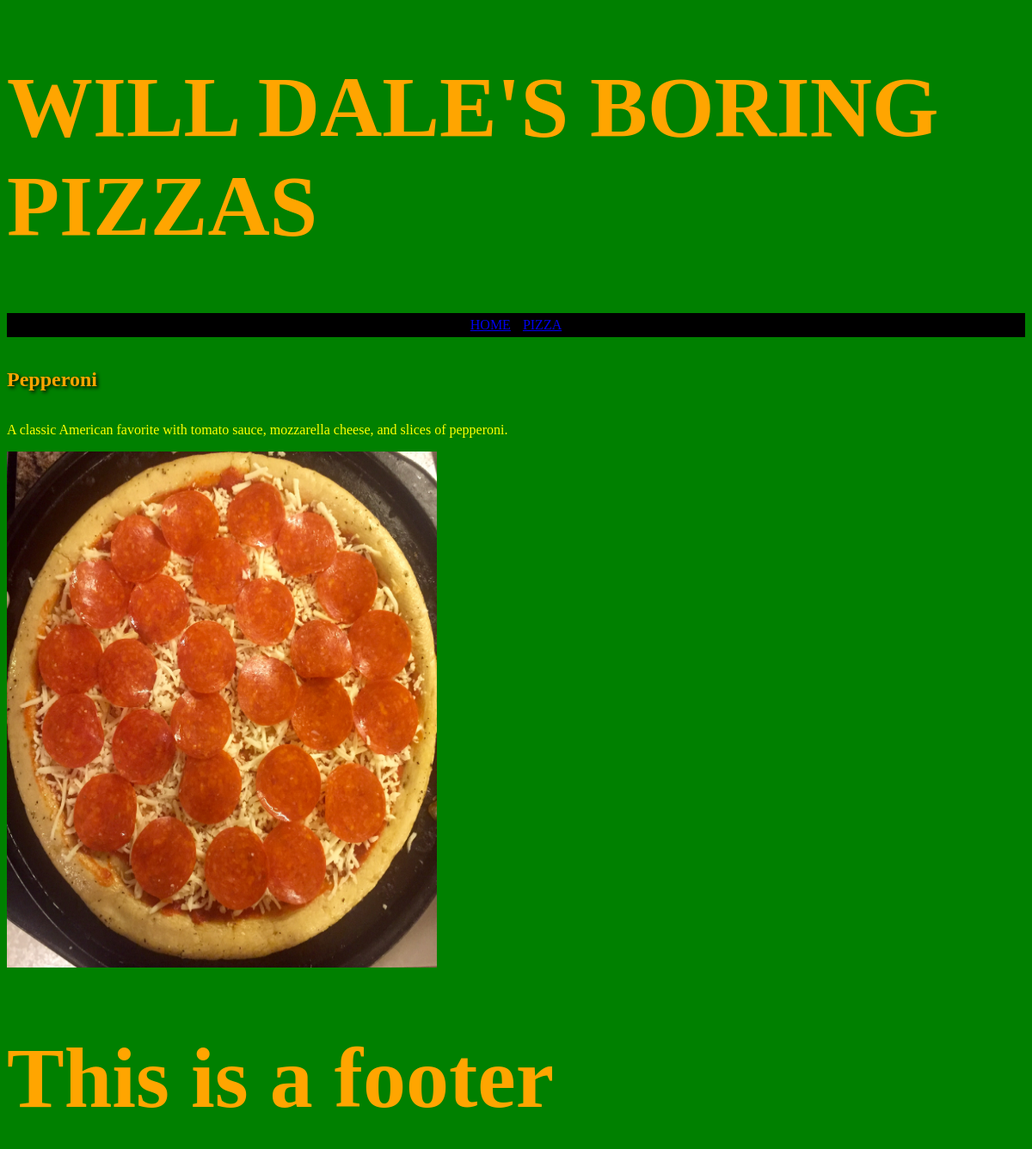
The page /pizza/2 on the database its author committed.
### tables this page shows
CREATE TABLE Pizza (id INT PRIMARY KEY, name VARCHAR (255), description TEXT, base INT, photo TEXT, FOREIGN KEY (base) REFERENCES Base (id));

### routes.py (the view)
@app.route("/pizza/<string:pizza_id>")
def pizza(pizza_id):
    connection = sqlite3.connect('pizzas.db')
    cursor = connection.cursor()
    cursor.execute("SELECT * FROM Pizza where id = ?", (pizza_id,))
    pizza = cursor.fetchone()
    connection.close()
    return render_template('pizza.html', pizzaname=pizza[1], pizzadesc=pizza[2], pizzaimg=pizza[4])

### templates/pizza.html
{% extends 'layout.html' %}
{% block content %}
<h2 class="rainbow-text-loop">{{pizzaname}}</h2>
<p>{{pizzadesc}}</p>
<img src="/static/images/{{pizzaimg}}">
{% endblock %}

### static/style/style.css (style rules this page uses)
body { font-family: "Comic Sans MS"; color: orange; background-color: green; }
img { width: 500px; height: 600px; }
p { color: yellow; }
.rainbow-text-loop { display: inline-block; text-shadow: 2px 2px 4px #000000; -webkit-animation: rainbow 5s infinite; }

### rows shown on the page
Pizza: name "Pepperoni", description "A classic American favorite with tomato sauce, mozzarella cheese, and slices of pepperoni.", photo (picture)
